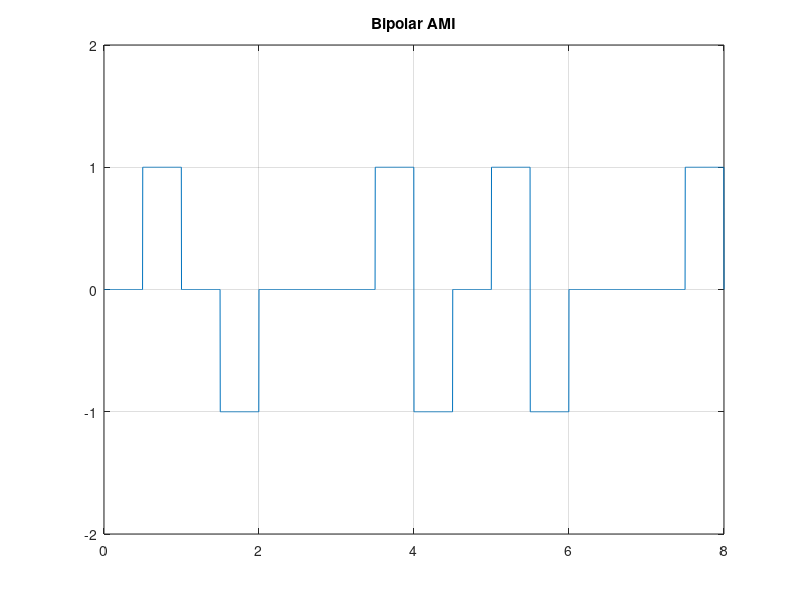

MATLAB code to generate this figure:

%Bipolar AMI
clc;
clear;

bitrate=2;
A=1;
pulse=-A;
x=[0 1 0 1 0 0 0 1 1 0 1 1 0 0 0 1];
T=length(x);
n=200;
N=n*T*bitrate;
dt=T/N;

%t=0:dt:T;
t=0:dt:T/bitrate;


y=zeros(1,length(t));
for i=0:T-1;
    if x(i+1)==A
        y(i*n+1 : (i+1)*n)=-pulse;
        pulse=-pulse;
     else
           y(i*n+1 : (i+1)*n)=0;
     end;
end;

plot(t,y);
axis([0 t(end) -(A+1) (A+1)]);
grid on;
title('Bipolar AMI');

%Decoding
pulse=-A;
z=zeros(1,length(x));
for i=1:T;
    if y((i-1)*200+1)~=0
           z(i)= A; 
    end
end
z
